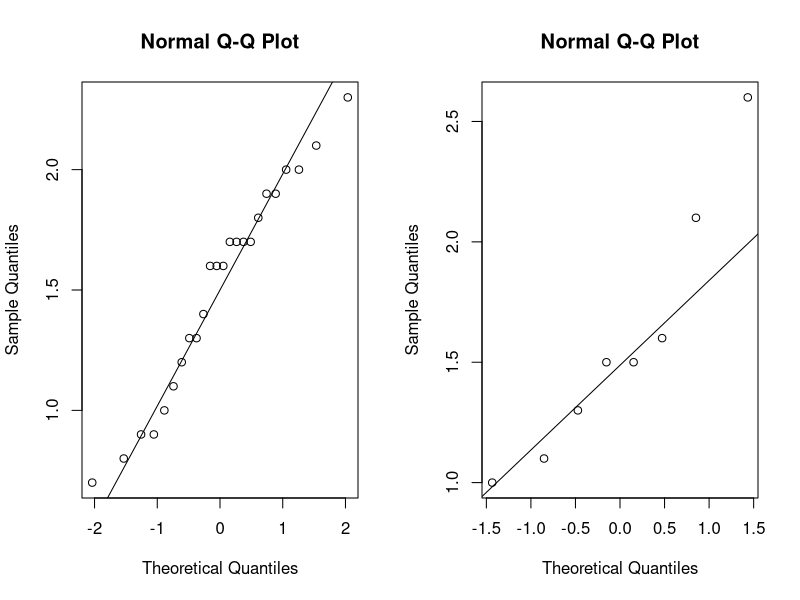
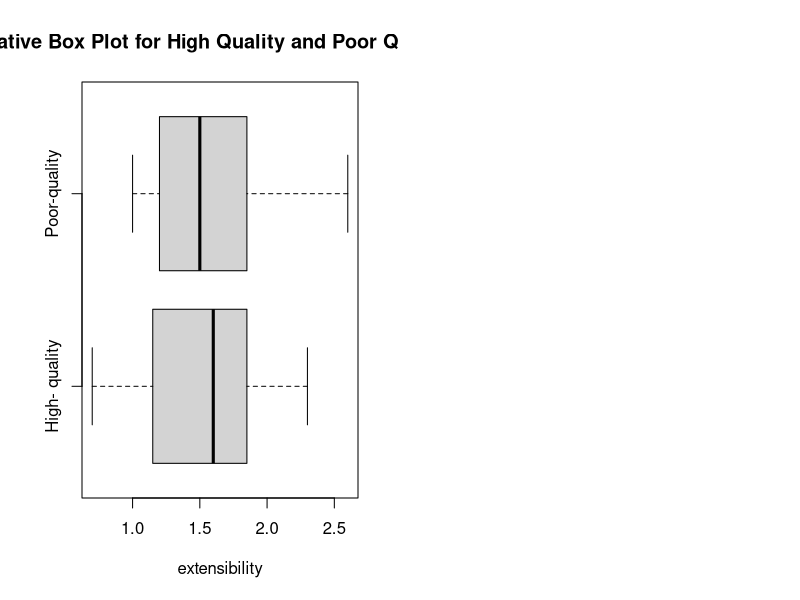
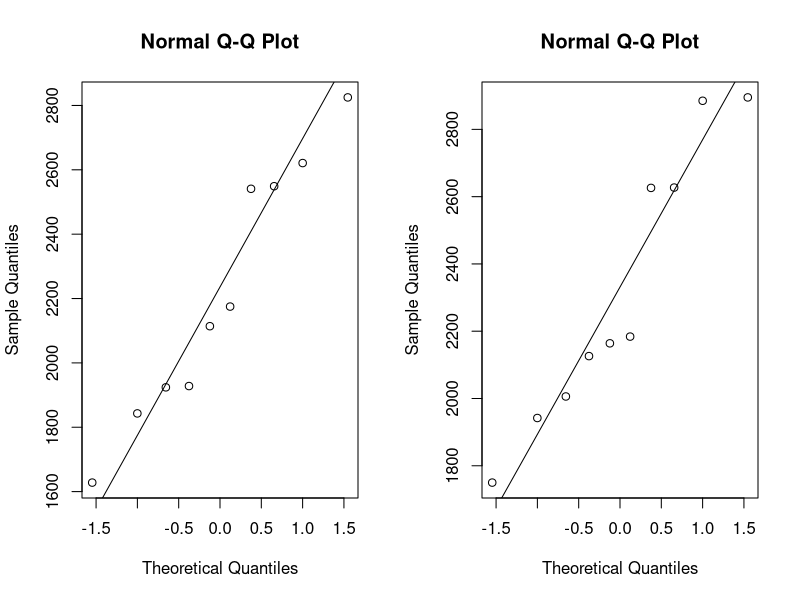
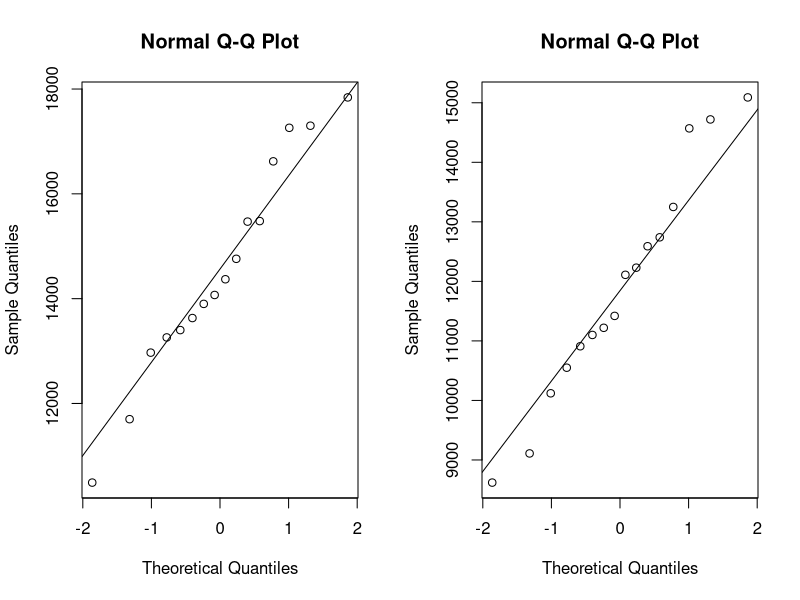

R code for these plots, in order:
## ---- chunk 1
ex23 <- read.csv("ex9-23.csv")
attach(ex23)
par(mfrow=c(1,2))     
H<- Extensibility..[1:24] 
P<- Extensibility..[25:32] 
# check for normality
qqnorm(H)
qqline(H)
qqnorm(P)
qqline(P)

## ---- chunk 2
boxplot(Extensibility..[1:24], Extensibility..[25:32],horizontal=TRUE,
        names=c("High- quality","Poor-quality"),xlab="extensibility",main="Comparative Box Plot for High Quality and Poor Quality Fabric")
## ---- chunk 3
n1 <- 24
n2 <- 8
s1 <- 0.444
s2 <-0.530
delta <- 1.508-1.5888 #sample mean difference
delta
a1<-s1^2/n1
a2<-s2^2/n2
sd<-sqrt(a1+a2)
sd
df<-(a1+a2)^2/((a1^2/(n1-1))+(a2^2/(n2-1)))
df
t=delta/sd #test statistics
t
alpha=0.05
#p-test
p.value <- pt(t,df)+pt(-t,df,lower.tail=F) 
p.value
#rejection area
t.alpha <- c(qt(0.025,df),qt(0.975,df)) 
t.alpha
#confidence interval
ci <-delta+t.alpha*sd
ci
detach(ex23)
## ---- chunk 4
t=3.6362
df=38
alpha=0.01
p.value <- pt(t,df,lower.tail=F) 
p.value
## ---- chunk 5
ex40 <- read.csv("ex9-40.csv")
attach(ex40)
par(mfrow=c(1,2))     
L<- TBBMC[1:10] 
P<- TBBMC[11:20] 
# check for normality
qqnorm(L)
qqline(L)
qqnorm(P)
qqline(P)
## ---- chunk 6
delta <-TBBMC[11:20]-TBBMC[1:10]
x.bar <- mean(delta)   # calculate sample statistics
x.bar
s<-sd(delta)
s
t <- (x.bar-25)*sqrt(10)/s 
t
alpha=0.05
#p-test
p.value <-pt(t,10-1,lower.tail = FALSE) 
p.value
#rejection area
t.alpha <- c(qt(0.95,10-1))
t.alpha
#confidence interval
ci <- x.bar+t.alpha*s/sqrt(10) 
ci
t.test(TBBMC[1:10],TBBMC[11:20],alternative="less",mu=25,paired=T, conf.level=0.95)
## ---- chunk 7
n1 <- 10
n2 <- 10
s1 <- sd(TBBMC[1:10])
s2 <-sd(TBBMC[11:20])
a1<-s1^2/n1
a2<-s2^2/n2
sd<-sqrt(a1+a2)
sd
df<-(a1+a2)^2/((a1^2/(n1-1))+(a2^2/(n2-1)))
df
t=(x.bar-25)/sd #test statistics
t
alpha=0.05
#p-test
p.value <-pt(t,df,lower.tail = FALSE)  
p.value
#rejection area
t.alpha <- c(qt(0.95,df)) 
t.alpha
#confidence interval
ci <-x.bar+t.alpha*sd
ci
detach(ex40)
## ---- chunk 8
ex46 <- read.csv("ex9-46.csv")
attach(ex46)
par(mfrow=c(1,2))     
onemin<- elasticity[1:16] 
fourmin<- elasticity[17:32] 
# check for normality
qqnorm(onemin)
qqline(onemin)
qqnorm(fourmin)
qqline(fourmin)
## ---- chunk 9
delta <-elasticity[1:16]-elasticity[17:32] 
x.bar <- mean(delta)   # calculate sample statistics
x.bar
s<-sd(delta)
s
t <- (x.bar)*sqrt(16) /s
t
alpha=0.05
p.value <- pt(-t,16-1)+pt(t,16-1,lower.tail=F)   # p-value (two sided)
p.value
t.alpha <- c(qt(0.025,16-1),qt(0.975,16-1)) # rejection region (two sided)
t.alpha
ci <- x.bar+t.alpha*s/sqrt(16) # confidence interval (two sided)
ci
## ---- chunk 10
p1.hat<-45/80
p2.hat<-14/80
n1<-80
n2<-80
p.hat <- (45+14)/(80+80)
p.hat
z <- (p1.hat-p2.hat)/sqrt(p.hat*(1-p.hat)*(1/80+1/80))  # test statistic
z
p.value=pnorm(-z)+pnorm(z,lower.tail=F)    # p-value
p.value
z.alpha <- qnorm(c(0.005,0.995))    # rejection region
z.alpha
ci <- (p1.hat-p2.hat)+z.alpha*sqrt(p.hat*(1-p.hat)*(1/80+1/80)) 
ci
## ---- chunk 11
tab <- matrix(0,2,2)   # create table with rows = aspirin, no aspirin, columns = lived, died
tab[1,] <- c(45,80-45)
tab[2,] <- c(14,80-14)
tab
prop.test(tab,alternative="two.sided",conf.level=0.99,correct=F)  
## ---- chunk 12
p1=0.5
p2=0.25
n=80
sd=sqrt((p1*(1-p1)/n)+(p2*(1-p2)/n))
p.bar=(n*p1+n*p2)/(n+n)
p.bar
q.bar=1-p.bar
z.alpha=-qnorm(0.01/2)
selected.term=z.alpha*sqrt(p.bar*q.bar*((1/80)+(1/80)));
beta=pnorm((selected.term-(p1-p2))/sd)-pnorm((-selected.term-(p1-p2))/sd)
beta
(1-beta)*100
